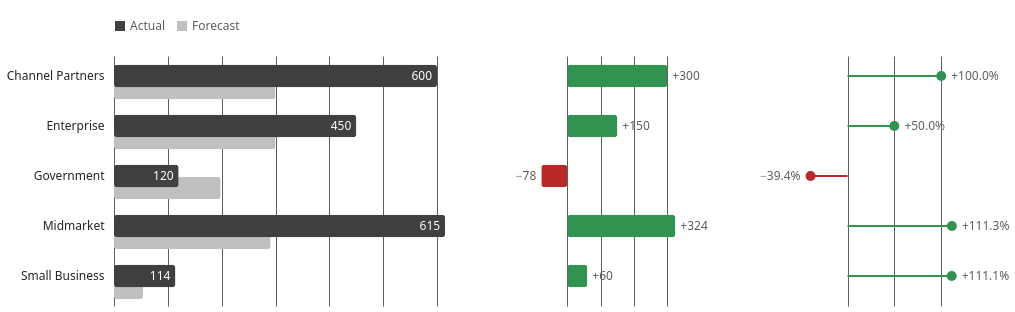

This figure's Vega-Lite source:
### Vega-Lite specification from a JSON file in a GitHub repository (floating-point values rounded to 4 significant figures)
{"$schema": "https://vega.github.io/schema/vega-lite/v5.json", "data": {"name": "dataset", "values": [{"BU": "Channel Partners", "Actual": 200, "Forecast": 100, "Index": 1}, {"BU": "Enterprise", "Actual": 150, "Forecast": 100, "Index": 3}, {"BU": "Government", "Actual": 40, "Forecast": 66, "Index": 2}, {"BU": "Midmarket", "Actual": 205, "Forecast": 97, "Index": 4}, {"BU": "Small Business", "Actual": 38, "Forecast": 18, "Index": 5}, {"BU": "Channel Partners", "Actual": 200, "Forecast": 100, "Index": 1}, {"BU": "Enterprise", "Actual": 150, "Forecast": 100, "Index": 3}, {"BU": "Government", "Actual": 40, "Forecast": 66, "Index": 2}, {"BU": "Midmarket", "Actual": 205, "Forecast": 97, "Index": 4}, {"BU": "Small Business", "Actual": 38, "Forecast": 18, "Index": 5}, {"BU": "Channel Partners", "Actual": 200, "Forecast": 100, "Index": 1}, {"BU": "Enterprise", "Actual": 150, "Forecast": 100, "Index": 3}, {"BU": "Government", "Actual": 40, "Forecast": 66, "Index": 2}, {"BU": "Midmarket", "Actual": 205, "Forecast": 97, "Index": 4}, {"BU": "Small Business", "Actual": 38, "Forecast": 18, "Index": 5}]}, "transform": [{"aggregate": [{"op": "sum", "field": "Actual", "as": "Actual"}, {"op": "sum", "field": "Forecast", "as": "Forecast"}], "groupby": ["BU"]}, {"calculate": "datum['Actual'] - datum['Forecast']", "as": "Variance Absolute"}, {"calculate": "datum['Actual']/datum['Forecast']-1", "as": "Variance Percent"}], "hconcat": [{"width": 350, "height": {"step": 50}, "view": {"stroke": "transparent"}, "encoding": {"color": {"type": "nominal", "scale": {"domain": ["Actual", "Forecast"], "range": ["#404040", "silver"]}, "legend": {"title": null, "orient": "top"}}, "y": {"field": "BU", "type": "nominal", "sort": {"field": "Index", "op": "sum", "order": "ascending"}, "axis": {"domain": false, "offset": 0, "ticks": false, "title": ""}}, "x": {"type": "quantitative", "axis": {"domain": false, "labels": false, "title": null, "ticks": false, "gridWidth": 1, "gridColor": {"condition": {"test": "datum.value === 0", "value": "#605E5C"}, "value": "#transparent"}}}}, "layer": [{"mark": {"type": "bar", "tooltip": true, "cornerRadius": 3, "yOffset": 12, "height": {"band": 0.5}}, "encoding": {"x": {"field": "Forecast"}, "color": {"datum": "Forecast"}, "opacity": {"condition": {"test": {"field": "__selected__", "equal": "off"}, "value": 0.3}}}}, {"mark": {"type": "bar", "tooltip": true, "cornerRadius": 3, "yOffset": 0, "height": {"band": 0.5}}, "encoding": {"x": {"field": "Actual"}, "color": {"datum": "Actual"}, "opacity": {"condition": {"test": {"field": "__selected__", "equal": "off"}, "value": 0.3}}}}, {"mark": {"type": "text", "align": "right", "dx": -5, "color": "white"}, "encoding": {"x": {"field": "Actual"}, "text": {"field": "Actual", "type": "quantitative", "format": ","}}}]}, {"width": 150, "height": {"step": 50}, "view": {"stroke": "transparent"}, "encoding": {"y": {"field": "BU", "type": "nominal", "sort": {"field": "Index", "op": "sum", "order": "ascending"}, "axis": null}, "x": {"field": "Variance Absolute", "type": "quantitative", "axis": {"domain": false, "labels": false, "title": null, "ticks": false, "gridWidth": 1, "gridColor": {"condition": {"test": "datum.value === 0", "value": "#605E5C"}, "value": "#transparent"}}}}, "layer": [{"mark": {"type": "bar", "tooltip": true, "cornerRadius": 3, "yOffset": 0, "height": {"band": 0.5}}, "encoding": {"fill": {"condition": {"test": "datum['Variance Absolute'] < 0", "value": "#b92929"}, "value": "#329351"}, "opacity": {"condition": {"test": {"field": "__selected__", "equal": "off"}, "value": 0.3}}}}, {"mark": {"type": "text", "align": {"expr": "datum['Variance Absolute'] < 0 ? 'right' : 'left'"}, "dx": {"expr": "datum['Variance Absolute'] < 0 ? -5 : 5"}}, "encoding": {"text": {"field": "Variance Absolute", "type": "quantitative", "format": "+,"}}}]}, {"width": 150, "height": {"step": 50}, "view": {"stroke": "transparent"}, "encoding": {"y": {"field": "BU", "type": "nominal", "sort": {"field": "Index", "op": "sum", "order": "ascending"}, "axis": null}, "x": {"field": "Variance Percent", "type": "quantitative", "axis": {"domain": false, "labels": false, "title": null, "ticks": false, "gridColor": {"condition": {"test": "datum.value === 0", "value": "#605E5C"}, "value": "#transparent"}}}}, "layer": [{"mark": {"type": "rule", "tooltip": true}, "encoding": {"strokeWidth": {"value": 2}, "stroke": {"condition": {"test": "datum['Variance Absolute'] < 0", "value": "#b92929"}, "value": "#329351"}, "opacity": {"condition": {"test": {"field": "__selected__", "equal": "off"}, "value": 0.3}}}}, {"mark": {"type": "circle", "tooltip": true}, "encoding": {"size": {"value": 100}, "color": {"condition": {"test": "datum['Variance Absolute'] < 0", "value": "#b92929"}, "value": "#329351"}, "opacity": {"condition": {"test": {"field": "__selected__", "equal": "off"}, "value": 0.3}, "value": 1}}}, {"mark": {"type": "text", "align": {"expr": "datum['Variance Absolute'] < 0 ? 'right' : 'left'"}, "dx": {"expr": "datum['Variance Absolute'] < 0 ? -10 : 10"}}, "encoding": {"text": {"field": "Variance Percent", "type": "quantitative", "format": "+.1%"}}}]}], "config": {"view": {"stroke": "transparent"}, "padding": {"left": 5, "top": 20, "right": 5, "bottom": 5}, "font": "Segoe UI", "axis": {"labelFontSize": 12, "labelPadding": 10, "offset": 5, "labelFont": "Segoe UI", "labelColor": "#252423"}, "text": {"fontSize": 12, "font": "Segoe UI", "color": "#605E5C"}, "concat": {"spacing": 50}, "legend": {"labelFontSize": 12, "labelFont": "Segoe UI", "labelColor": "#605E5C"}}}
